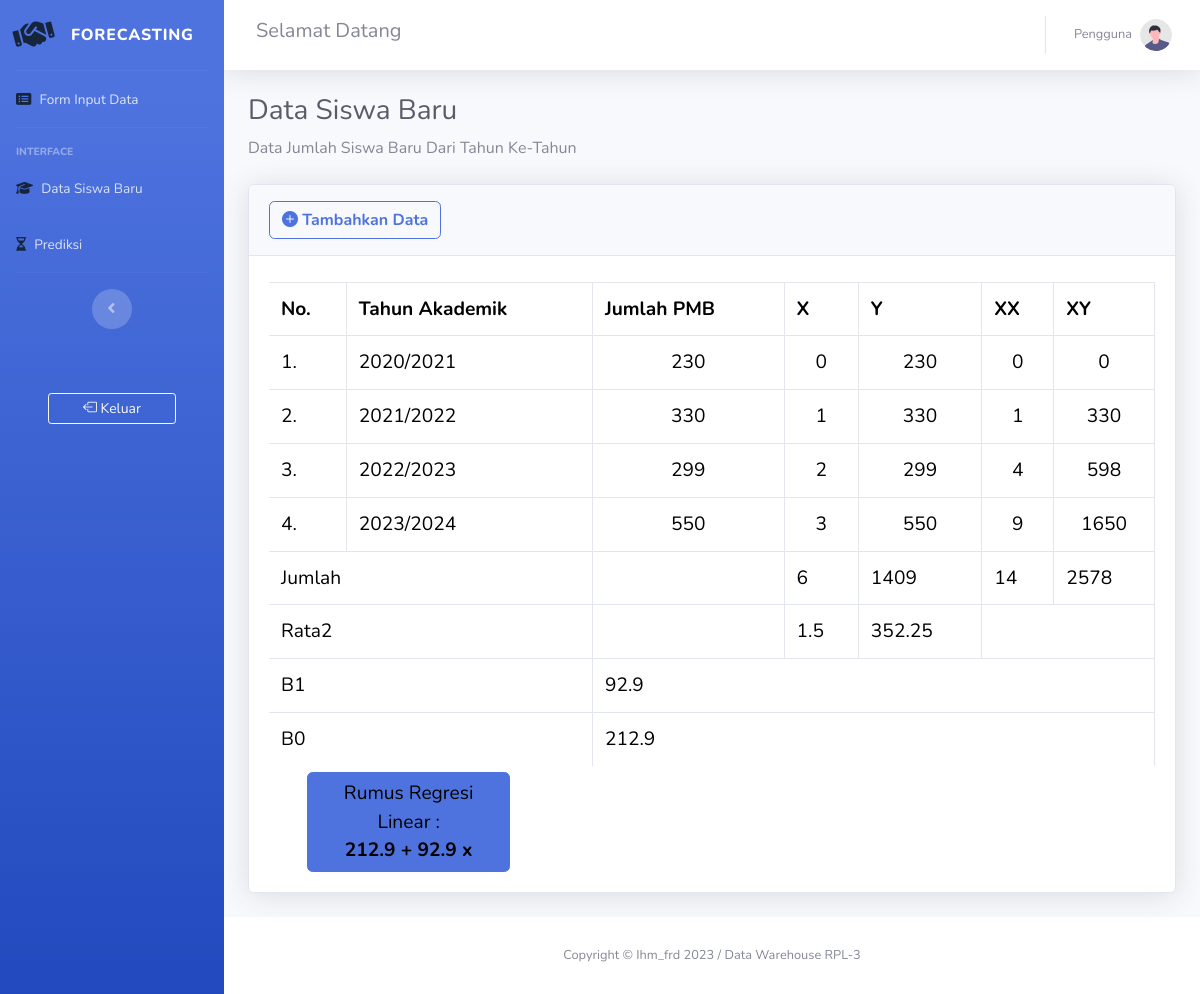
Page /view/tampil.php on the committed database.
### tables this page shows
CREATE TABLE `data_penerimaan_siswa` (
  `kd_pmb` int(8) NOT NULL,
  `tahun_akademik` varchar(10) NOT NULL,
  `jumlah_pmb` int(10) NOT NULL
);

### view/tampil.php (the view, shortened to what this page needs)
<?php include "_header.php"; ?>
<div class="container-fluid">
    <h1 class="h3 mb-2 text-gray-800">Data Siswa Baru</h1>
    <p class="mb-4">Data Jumlah Siswa Baru Dari Tahun Ke-Tahun</p>
    <div class="card shadow mb-4">
        <div class="card-header py-3">
            <a href="index.php" class="m-0 font-weight-bold btn btn-outline-primary"> <i class="bi bi-plus-circle-fill"></i> Tambahkan Data</a>
        </div>
        <div class="card-body">
            <div class="table-responsive">
                <table class="table table-bordered text-lg" id="dataTable" width="100%" cellspacing="0">
						<tr>
							<th>No.</th>
							<th>Tahun Akademik</th>
							<th>Jumlah PMB</th>
							<th>X</th>
							<th>Y</th>
							<th>XX</th>
							<th>XY</th>
						</tr>
						<?php
						$sql = mysqli_query($con, "SELECT * FROM data_penerimaan_siswa") or die (mysqli_error($con));
						if (mysqli_num_rows($sql) > 0) {
							$x = 0;
							$jumlah_x = 0;
							$jumlah_y = 0;
							$jumlah_xx = 0;
							$jumlah_xy = 0;
							while ($data = mysqli_fetch_array($sql)) {
								$jumlah_x += $x;
								$jumlah_y += $data['jumlah_pmb'];
								$jumlah_xx += ($x * $x);
								$jumlah_xy += ($x * $data['jumlah_pmb']);
								?>
								<tr>
									<td><?=$x+1;?>.</td>
									<td><?=$data['tahun_akademik'];?></td>
									<td align="center"><?=$data['jumlah_pmb'];?></td>
									<td align="center"><?=$x;?></td>
									<td align="center"><?=$data['jumlah_pmb'];?></td>
									<td align="center"><?=$x * $x;?></td>
									<td align="center"><?=$x * $data['jumlah_pmb'];?></td>
								</tr>
								<?php
								$x++;
							}
							?>
							<tr>
								<td colspan="2">Jumlah</td>
								<td></td>
								<td><?=$jumlah_x;?></td>
								<td><?=$jumlah_y;?></td>
								<td><?=$jumlah_xx;?></td>
								<td><?=$jumlah_xy;?></td>
							</tr>
							<tr>
								<td colspan="2">Rata2</td>
								<td></td>
								<td>
									<?php
									$rata2_x = $jumlah_x / $x;
									echo $rata2_x;
									?>
								</td>
								<td>
									<?php
									$rata2_y = $jumlah_y / $x;
									echo $rata2_y;
									?>
								</td>
								<td colspan="2"></td>
							</tr>
							<tr>
								<td colspan="2">B1</td>
								<td colspan="5">
									<?php
									$b1 = ($jumlah_xy - (($jumlah_x * $jumlah_y) / $x)) / ($jumlah_xx - ($jumlah_x * $jumlah_x) / $x);
									echo $b1;
									?>
								</td>
							</tr>
							<tr>
								<td colspan="2">B0</td>
								<td colspan="5">
									<?php
									$b0 = $rata2_y - $b1 * $rata2_x;
									echo $b0;
									?>
								</td>
							</tr>
						<?php
						}
						?>
                </table>
				<div class="row justify-content-center">
					<div class="col-md-3">
						<div class="d-grid gap-1">
							<button class="btn btn-primary text-lg text-black" type="button">
								Rumus Regresi Linear :<br>
								<b><?php
								$y = $b0." + ".$b1." x";
								echo $y;
								?></b>
							</button>
						</div>
					</div>
					<div class="col-md-8">
					</div>
				</div>
            </div>
        </div>
    </div>
</div>
<?php include "_footer.php"; ?>

### view/_header.php (shortened to what this page needs)
<!DOCTYPE html>
<html lang="en">
	<head>
    <link href="https://cdn.jsdelivr.net/npm/bootstrap@5.3.2/dist/css/bootstrap.min.css" rel="stylesheet">
    <link rel="stylesheet" href="https://cdn.jsdelivr.net/npm/bootstrap-icons@1.11.2/font/bootstrap-icons.min.css">
	 <link rel="stylesheet" href="https://cdnjs.cloudflare.com/ajax/libs/font-awesome/6.5.0/css/all.min.css">
    <link href="../public/css/all.min.css" rel="stylesheet" type="text/css">
    <link href="../public/css/sb-admin-2.min.css" rel="stylesheet">
    <link href="../public/vendor/datatables/dataTables.bootstrap4.min.css" rel="stylesheet">
</head>
<body id="page-top">
    <div id="wrapper">
        <ul class="navbar-nav bg-gradient-primary sidebar sidebar-dark accordion" id="accordionSidebar">
            <a class="sidebar-brand d-flex align-items-center justify-content-center" href="index.php">
                <div class="sidebar-brand-icon rotate-n-15">
                <i class="fa-solid fa-handshake fa-shake "style="color: #16243c;"></i>
                </div>
                <div class="sidebar-brand-text mx-3 ">Forecasting</div>
            </a>
            <hr class="sidebar-divider my-0">
            <li class="nav-item">
                <a class="nav-link" href="index.php">
                    <i class="fa-solid fa-rectangle-list fa-bounce" style="color: #16243c;"></i>
                    <span>Form Input Data</span></a>
            </li>
            <hr class="sidebar-divider">
            <div class="sidebar-heading">
				Interface
            </div>
			<li class="nav-item">
				<a class="nav-link" href="tampil.php">
                <i class="fa-solid fa-graduation-cap fa-beat" style="color: #16243c;"></i>
					<span>Data Siswa Baru</span></a>
			</li>
			<li class="nav-item">
				<a class="nav-link" href="prediksi.php">
                <i class="fa-regular fa-hourglass-half fa-shake"  style="color: #16243c;"></i>
					<span>Prediksi</span></a>
			</li>
            <hr class="sidebar-divider d-none d-md-block">
            <div class="text-center d-none d-md-inline">
                <button class="rounded-circle border-0" id="sidebarToggle"></button>
            </div>
            <a href="../index.php" class=" btn btn-outline-light btn-sm m-5" href="../index.php" data-toggle="modal" data-target="#logoutModal"><i class="bi bi-box-arrow-left"></i> Keluar</a>
        </ul>
        <div id="content-wrapper" class="d-flex flex-column">
            <div id="content">
                <nav class="navbar navbar-expand navbar-light bg-white topbar mb-4 static-top shadow">
                    <div
                        class="d-none d-sm-inline-block form-inline mr-auto ml-md-3 my-2 my-md-0 mw-100 navbar-search">
                        <div class="input-group">
                            <h5>Selamat Datang </h5>
                        </div>
                    </div>
                    <ul class="navbar-nav ml-auto justify-content-center">
                        <li class="nav-item dropdown no-arrow">
                            <a class="nav-link dropdown-toggle" href="#" id="userDropdown" role="button"
                                data-toggle="dropdown" aria-haspopup="true" aria-expanded="false">
                                <span class="mr-2 d-none d-lg-inline text-gray-600 small">Pengguna</span>
                                <img class="img-profile rounded-circle"
                                    src="../public/img/undraw_profile.svg">
                            </a>
                        </li>
                    </ul>
                </nav>

### view/_footer.php (shortened to what this page needs)
</div>
            <footer class="sticky-footer bg-white">
                <div class="container my-auto">
                    <div class="copyright text-center my-auto">
                        <span>Copyright &copy; Ihm_frd 2023 / Data Warehouse RPL-3</span>
                    </div>
                </div>
            </footer>
        </div>
    </div>
</body>
</html>

### rows in the picture
data_penerimaan_siswa: tahun_akademik "2020/2021", jumlah_pmb "230", $x*$data['jumlah_pmb'] "0"
data_penerimaan_siswa: tahun_akademik "2021/2022", jumlah_pmb "330", $x*$data['jumlah_pmb'] "330"
data_penerimaan_siswa: tahun_akademik "2022/2023", jumlah_pmb "299", $x*$data['jumlah_pmb'] "598"
data_penerimaan_siswa: tahun_akademik "2023/2024", jumlah_pmb "550", $x*$data['jumlah_pmb'] "1650"

### other values in the picture
$jumlah_x "6"
$jumlah_y "1409"
$jumlah_xx "14"
$jumlah_xy "2578"
$rata2_x "1.5"
$rata2_y "352.25"
$b1 "92.9"
$b0 "212.9"
$y "212.9 + 92.9 x"
